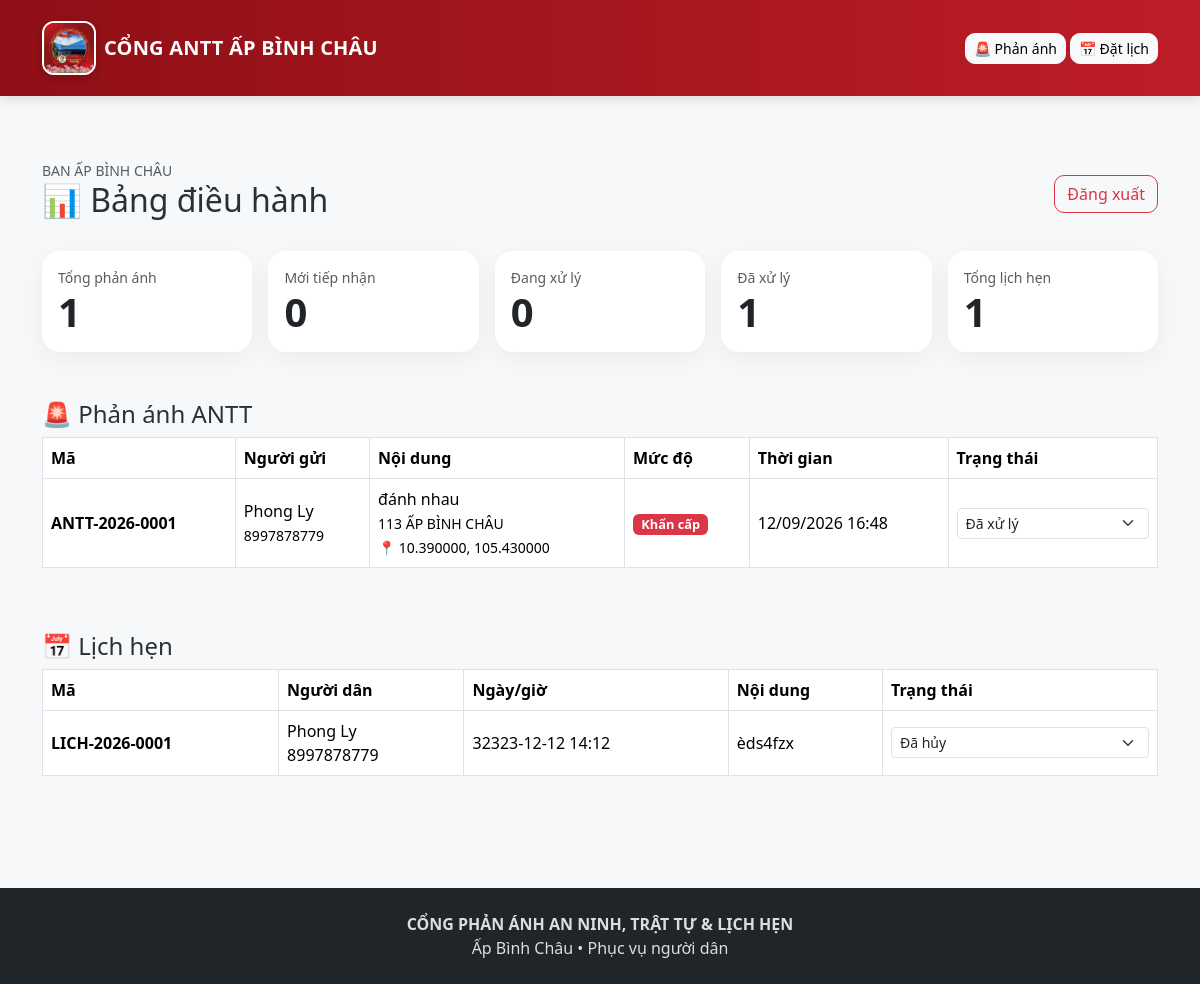
/admin (signed in), run on the app's committed database.
### tables this page shows
CREATE TABLE reflections (
        id INTEGER PRIMARY KEY AUTOINCREMENT,
        name TEXT,
        phone TEXT,
        address TEXT,
        category TEXT NOT NULL,
        content TEXT NOT NULL,
        created_at TEXT NOT NULL,
        status TEXT NOT NULL DEFAULT 'Mới tiếp nhận'
    , report_code TEXT, priority TEXT NOT NULL DEFAULT 'Bình thường', latitude TEXT, longitude TEXT, attachment TEXT);

CREATE TABLE appointments (
        id INTEGER PRIMARY KEY AUTOINCREMENT,
        name TEXT NOT NULL,
        phone TEXT NOT NULL,
        address TEXT,
        date TEXT NOT NULL,
        time TEXT NOT NULL,
        purpose TEXT NOT NULL,
        created_at TEXT NOT NULL,
        status TEXT NOT NULL DEFAULT 'Chờ xác nhận'
    , appointment_code TEXT);

### app.py (the view)
@app.route("/admin", methods=["GET", "POST"])
def admin():
    if not session.get("admin"):
        return render_template("admin_login.html")
    conn = db()
    reflections = conn.execute("SELECT * FROM reflections ORDER BY id DESC").fetchall()
    appointments = conn.execute("SELECT * FROM appointments ORDER BY date ASC, time ASC, id DESC").fetchall()
    stats = {
        "total_reflections": conn.execute("SELECT COUNT(*) FROM reflections").fetchone()[0],
        "new_reflections": conn.execute("SELECT COUNT(*) FROM reflections WHERE status='Mới tiếp nhận'").fetchone()[0],
        "processing": conn.execute("SELECT COUNT(*) FROM reflections WHERE status='Đang xử lý'").fetchone()[0],
        "done_reflections": conn.execute("SELECT COUNT(*) FROM reflections WHERE status='Đã xử lý'").fetchone()[0],
        "appointments": conn.execute("SELECT COUNT(*) FROM appointments").fetchone()[0],
    }
    conn.close()
    return render_template("admin.html", reflections=reflections, appointments=appointments, stats=stats)

### app.py (called while the page is built)
def db():
    conn = sqlite3.connect(DB)
    conn.row_factory = sqlite3.Row
    return conn

### templates/admin.html (shortened to what this page needs)
{% extends "base.html" %}{% block title %}Bảng điều hành{% endblock %}
{% block content %}<div class="container py-5">
<div class="d-flex justify-content-between align-items-center flex-wrap gap-2"><div><div class="small text-muted">BAN ẤP BÌNH CHÂU</div><h2>📊 Bảng điều hành</h2></div><form method="post" action="/admin/logout"><button class="btn btn-outline-danger">Đăng xuất</button></form></div>
<div class="row g-3 mt-2">
{% for label,val in [('Tổng phản ánh',stats.total_reflections),('Mới tiếp nhận',stats.new_reflections),('Đang xử lý',stats.processing),('Đã xử lý',stats.done_reflections),('Tổng lịch hẹn',stats.appointments)] %}
<div class="col-6 col-lg"><div class="card p-3 h-100"><div class="small text-muted">{{label}}</div><div class="display-6 fw-bold">{{val}}</div></div></div>
{% endfor %}
</div>
<h4 class="mt-5">🚨 Phản ánh ANTT</h4><div class="table-responsive"><table class="table table-bordered align-middle bg-white">
<tr><th>Mã</th><th>Người gửi</th><th>Nội dung</th><th>Mức độ</th><th>Thời gian</th><th>Trạng thái</th></tr>
{% for x in reflections %}<tr><td><b>{{x.report_code}}</b></td><td>{{x.name or "Ẩn danh"}}<br><small>{{x.phone}}</small></td>
<td>{{x.content}}<br><small>{{x.address}}</small>{% if x.latitude and x.longitude %}<br><small>📍 {{x.latitude}}, {{x.longitude}}</small>{% endif %}</td>
<td><span class="badge badge-priority {% if x.priority=='Khẩn cấp' %}text-bg-danger{% elif x.priority=='Cần xử lý' %}text-bg-warning{% else %}text-bg-secondary{% endif %}">{{x.priority}}</span></td>
<td>{{x.created_at}}</td><td><form method="post" action="/admin/reflection/{{x.id}}"><select name="status" onchange="this.form.submit()" class="form-select form-select-sm">
{% for s in ['Mới tiếp nhận','Đang xử lý','Đã xử lý'] %}<option {% if x.status==s %}selected{% endif %}>{{s}}</option>{% endfor %}
</select></form></td></tr>{% endfor %}
</table></div>
<h4 class="mt-5">📅 Lịch hẹn</h4><div class="table-responsive"><table class="table table-bordered align-middle bg-white">
<tr><th>Mã</th><th>Người dân</th><th>Ngày/giờ</th><th>Nội dung</th><th>Trạng thái</th></tr>
{% for x in appointments %}<tr><td><b>{{x.appointment_code}}</b></td><td>{{x.name}}<br>{{x.phone}}</td><td>{{x.date}} {{x.time}}</td><td>{{x.purpose}}</td><td>
<form method="post" action="/admin/appointment/{{x.id}}"><select name="status" onchange="this.form.submit()" class="form-select form-select-sm">
{% for s in ['Chờ xác nhận','Đã xác nhận','Đã hoàn thành','Đã hủy'] %}<option {% if x.status==s %}selected{% endif %}>{{s}}</option>{% endfor %}
</select></form></td></tr>{% endfor %}
</table></div>
</div>{% endblock %}

### templates/base.html (shortened to what this page needs)
<!doctype html>
<html lang="vi">
<head>
<link href="https://cdn.jsdelivr.net/npm/bootstrap@5.3.3/dist/css/bootstrap.min.css" rel="stylesheet">
<link rel="stylesheet" href="https://unpkg.com/leaflet@1.9.4/dist/leaflet.css">
</head>
<body>
<nav class="navbar navbar-dark">
<div class="container py-2">
<a class="navbar-brand brand d-flex align-items-center gap-2" href="/">
<img class="brand-logo" src="/static/logo.jpg" alt="Logo Ấp Bình Châu">
<span class="brand-text">CỔNG ANTT ẤP BÌNH CHÂU</span>
</a>
<div class="d-flex gap-1">
<a class="btn btn-sm btn-light" href="/phan-anh">🚨 Phản ánh</a>
<a class="btn btn-sm btn-light d-none d-md-inline-block" href="/dat-lich">📅 Đặt lịch</a>
</div>
</div></nav>
{% block content %}{% endblock %}
<footer class="footer text-center py-4 mt-5">
<div class="container"><strong>CỔNG PHẢN ÁNH AN NINH, TRẬT TỰ & LỊCH HẸN</strong><br>Ấp Bình Châu • Phục vụ người dân</div>
</footer>
</body></html>

### templates/base.html (style rules this page uses)
:root { --red:#a9151d;--red2:#cf252d;--cream:#fff8ed;--ink:#263238 }
body { background:#f7f8fa;color:var(--ink) }
.navbar { background:linear-gradient(90deg,#8f0f16,#bd1d26);box-shadow:0 3px 12px #0002 }
.brand-logo { width:54px;height:54px;object-fit:cover;border-radius:12px;border:2px solid #fff;box-shadow:0 2px 8px #0003 }
.brand { font-weight:800;letter-spacing:.2px }
.card { border:0;border-radius:18px;box-shadow:0 7px 25px #0000000d }
.btn { border-radius:10px }
.badge-priority { font-size:.8rem }
.footer { background:#1f2529;color:#ddd }

### data on the page
reflections: status "Đã xử lý", id "1", report_code "ANTT-2026-0001", name "Phong Ly", phone "8997878779", content "đánh nhau", address "113 ẤP BÌNH CHÂU", latitude "10.390000", longitude "105.430000", priority "Khẩn cấp", created_at "12/09/2026 16:48"
appointments: appointment_code "LICH-2026-0001", name "Phong Ly", phone "8997878779", date "32323-12-12", time "14:12", purpose "èds4fzx", status "Đã hủy"

### other printed values
{{ label }} "Tổng phản ánh" "Mới tiếp nhận" "Đang xử lý" "Tổng lịch hẹn"
{{ val }} "1" "0" "0" "1"
